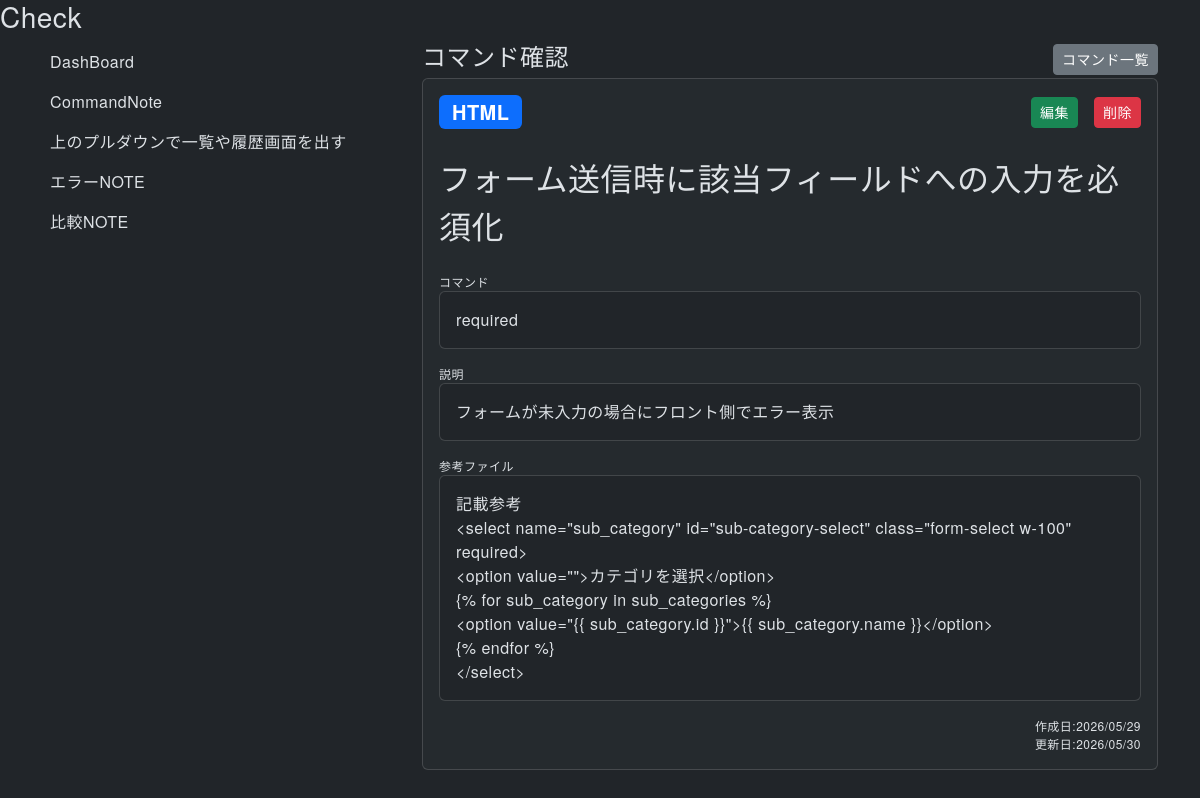
Page /26/show/ on the earlier database version.
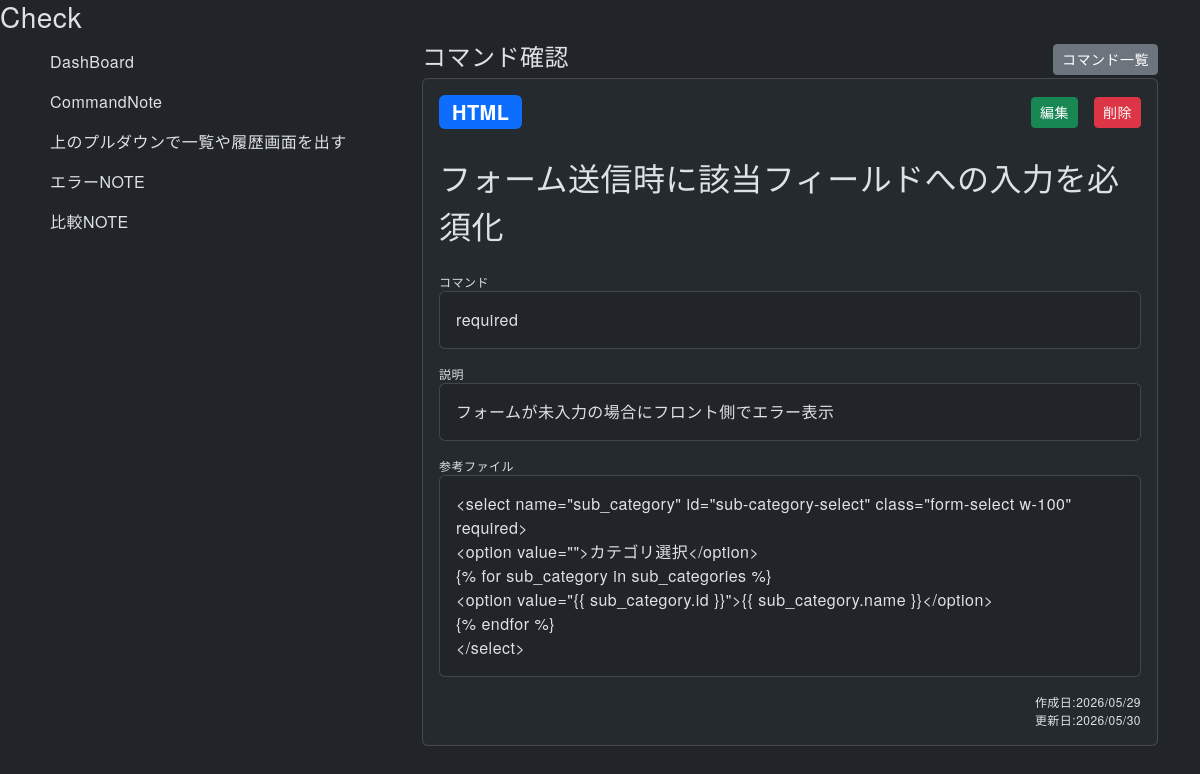
Same page on the later database version.
### notebook/models.py (models this page shows, shortened)
class Note(models.Model):
  order = models.IntegerField(default=0)
  sub_category = models.ForeignKey(SubCategory, on_delete=models.CASCADE)
  title = models.CharField(max_length=50)
  description =  models.TextField(blank=True, null=True)
  reference = models.TextField(blank=True, null=True)
  created_at = models.DateTimeField(auto_now_add=True)
  updated_at = models.DateTimeField(auto_now=True)
  class Meta:
    ordering = ['order', 'id']

class SubCategory(models.Model):
  order = models.IntegerField(default=0)
  main_category = models.ForeignKey(MainCategory, on_delete=models.CASCADE)
  name = models.CharField(max_length=15)
  class Meta:
    ordering = ['order', 'id']
  def __str__(self):
    return self.name

class Command(models.Model):
  order = models.IntegerField(default=0)
  note = models.ForeignKey(Note, on_delete=models.CASCADE)
  code = models.TextField()
  created_at = models.DateTimeField(auto_now_add=True)
  updated_at = models.DateTimeField(auto_now=True)
  class Meta:
    ordering = ['order', 'id']

### notebook/views.py (the view)
# urls.py: path('<int:id>/show/', views.show, name='show'),
def show(request, id):
  note = Note.objects.get(id=id)
  return render(request, 'notebook/show.html', {'note':note})

### notebook/templates/notebook/show.html (shortened to what this page needs)
{% extends 'notebook/base.html' %}
{% block content %}
  <h3>Check</h3>
  <div class="container">
    <div class="row">
      <div class="'col-12">
        <div class="row">
          <div class="'col-12 col-md-4">
            <ul class="sidebar-menu">
              <li class="sidebar-item">
                <a href="{% url 'notebook:dashboard' %}">
                  <span class="sidebar-label p-2">DashBoard</span>
                </a>
              </li>
              <li class="sidebar-item">
                <a href="{% url 'notebook:index' %}">
                  <span class="sidebar-label p-2">CommandNote</span>
                </a>
              </li>
              <li class="sidebar-item">
                <span class="sidebar-label p-2">上のプルダウンで一覧や履歴画面を出す</span>
              </li>
              <li class="sidebar-item">
                <span class="sidebar-label p-2">エラーNOTE</span>
              </li>
              <li class="sidebar-item">
                <span class="sidebar-label p-2">比較NOTE</span>
              </li>
            </ul>
          </div>
          <div class="'col-12 col-md-8">
            <div class="d-flex justify-content-between align-items-center">
              <h4>コマンド確認</h4>
              <a href="{% url 'notebook:index' %}" class="btn btn-sm btn-secondary">コマンド一覧</a>
            </div>
            <div class="card bg-body-tertiary bg-opacity-50 p-3 mb-3">
              <div class="d-flex justify-content-between align-items-center">
                <div class="note-sub-category badge bg-primary fs-5">{{note.sub_category}}</div>
                <div class="d-flex gap-3">
                  <a href="{% url 'notebook:edit' id=note.id %}" class="btn btn-sm btn-success">編集</a>
                  <a href="{% url 'notebook:destroy' id=note.id %}" class="btn btn-sm btn-danger">削除</a>
                </div>
              </div>
              <div class="note-title mt-4 mb-4">{{note.title}}</div>
              <p class="item-label m-0">コマンド</p>
              <div class="card p-3 mb-3" id="command-area">
                <div class="note-command" >{{note.command_set.first.code|linebreaksbr}}</div>
              </div>
              <p class="item-label m-0">説明</p>
              <div class="card p-3 mb-3">
                <div class="note-description">{{note.description|linebreaksbr}}</div>
              </div>
              <p class="item-label m-0">参考ファイル</p>
              <div class="card p-3 mb-3">
                <div class="note-reference" >{{note.reference|linebreaksbr|urlize}}</div>
              </div>
              <div class="note-created-at text-end">作成日:{{note.created_at|date:"Y/m/d"}}</div>
              <div class="note-updated-at text-end">更新日:{{note.updated_at|date:"Y/m/d"}}</div>
            </div>
          </div>
        </div>
      </div>
    </div>
  </div>
{% endblock %}

Differences in the rows shown:
changed Note "フォーム送信時に該当フィールドへの入力を必須化": reference "記載参考 <select name=\"sub_category\" id=\"sub-category-select\" class=\"form-select w-100\" required> <option value=\"\">カテゴリを選択</option> {% for sub_category in…" → "<select name=\"sub_category\" id=\"sub-category-select\" class=\"form-select w-100\" required> <option value=\"\">カテゴリ選択</option> {% for sub_category in…"
